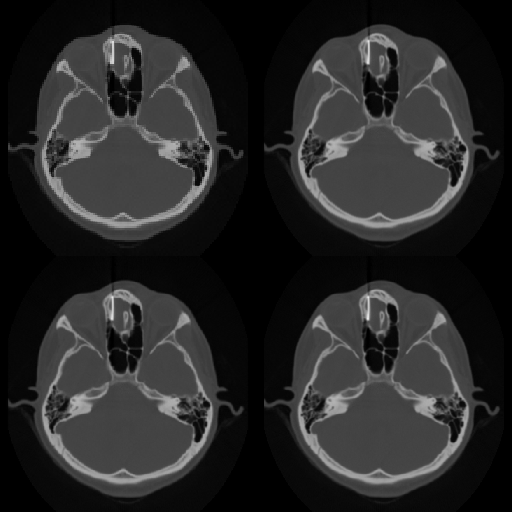

Source code (Python):
#!/usr/bin/env python

# Test vtkImageSincInterpolator SlidingWindow on 2D image with various spacings.

# Factory overrides
import vtkmodules.vtkInteractionStyle  # noqa: F401
import vtkmodules.vtkRenderingFreeType  # noqa: F401
import vtkmodules.vtkRenderingOpenGL2  # noqa: F401

import os

from vtkmodules.vtkCommonCore import VTK_DOUBLE
from vtkmodules.vtkIOImage import vtkPNGReader
from vtkmodules.vtkImagingCore import (
    vtkImageReslice,
    vtkImageSincInterpolator,
)
from vtkmodules.vtkRenderingCore import (
    vtkImageSlice,
    vtkImageSliceMapper,
    vtkRenderWindow,
    vtkRenderWindowInteractor,
    vtkRenderer,
)

# Read image
reader = vtkPNGReader()
data_dir = os.environ.get("VPE_DATA_DIR", os.path.dirname(os.path.abspath(__file__)))

reader.SetFileName(os.path.join(data_dir, "fullhead15.png"))

color_range = [0, 4095]

# Viewport 0 (lower-left): spacing (0.7, 0.8, 1.0)
interpolator_0 = vtkImageSincInterpolator()
interpolator_0.SlidingWindowOn()

reslice_0 = vtkImageReslice()
reslice_0.SetInputConnection(reader.GetOutputPort())
reslice_0.SetInterpolator(interpolator_0)
reslice_0.SetOutputScalarType(VTK_DOUBLE)
reslice_0.SetOutputSpacing(0.7, 0.8, 1.0)

image_mapper_0 = vtkImageSliceMapper()
image_mapper_0.SetInputConnection(reslice_0.GetOutputPort())
image_mapper_0.BorderOn()

image_slice_0 = vtkImageSlice()
image_slice_0.SetMapper(image_mapper_0)
image_slice_0.GetProperty().SetColorWindow(color_range[1] - color_range[0])
image_slice_0.GetProperty().SetColorLevel(0.5 * (color_range[0] + color_range[1]))
image_slice_0.GetProperty().SetInterpolationTypeToNearest()

renderer_0 = vtkRenderer()
renderer_0.AddViewProp(image_slice_0)
renderer_0.SetBackground(0.0, 0.0, 0.0)
renderer_0.SetViewport(0.0, 0.0, 0.5, 0.5)

# Viewport 1 (lower-right): spacing (1.0, 0.8, 1.0)
interpolator_1 = vtkImageSincInterpolator()
interpolator_1.SlidingWindowOn()

reslice_1 = vtkImageReslice()
reslice_1.SetInputConnection(reader.GetOutputPort())
reslice_1.SetInterpolator(interpolator_1)
reslice_1.SetOutputScalarType(VTK_DOUBLE)
reslice_1.SetOutputSpacing(1.0, 0.8, 1.0)

image_mapper_1 = vtkImageSliceMapper()
image_mapper_1.SetInputConnection(reslice_1.GetOutputPort())
image_mapper_1.BorderOn()

image_slice_1 = vtkImageSlice()
image_slice_1.SetMapper(image_mapper_1)
image_slice_1.GetProperty().SetColorWindow(color_range[1] - color_range[0])
image_slice_1.GetProperty().SetColorLevel(0.5 * (color_range[0] + color_range[1]))
image_slice_1.GetProperty().SetInterpolationTypeToNearest()

renderer_1 = vtkRenderer()
renderer_1.AddViewProp(image_slice_1)
renderer_1.SetBackground(0.0, 0.0, 0.0)
renderer_1.SetViewport(0.5, 0.0, 1.0, 0.5)

# Viewport 2 (upper-left): spacing (1.7, 1.8, 1.0)
interpolator_2 = vtkImageSincInterpolator()
interpolator_2.SlidingWindowOn()

reslice_2 = vtkImageReslice()
reslice_2.SetInputConnection(reader.GetOutputPort())
reslice_2.SetInterpolator(interpolator_2)
reslice_2.SetOutputScalarType(VTK_DOUBLE)
reslice_2.SetOutputSpacing(1.7, 1.8, 1.0)

image_mapper_2 = vtkImageSliceMapper()
image_mapper_2.SetInputConnection(reslice_2.GetOutputPort())
image_mapper_2.BorderOn()

image_slice_2 = vtkImageSlice()
image_slice_2.SetMapper(image_mapper_2)
image_slice_2.GetProperty().SetColorWindow(color_range[1] - color_range[0])
image_slice_2.GetProperty().SetColorLevel(0.5 * (color_range[0] + color_range[1]))
image_slice_2.GetProperty().SetInterpolationTypeToNearest()

renderer_2 = vtkRenderer()
renderer_2.AddViewProp(image_slice_2)
renderer_2.SetBackground(0.0, 0.0, 0.0)
renderer_2.SetViewport(0.0, 0.5, 0.5, 1.0)

# Viewport 3 (upper-right): spacing (0.7, 1.0, 1.0)
interpolator_3 = vtkImageSincInterpolator()
interpolator_3.SlidingWindowOn()

reslice_3 = vtkImageReslice()
reslice_3.SetInputConnection(reader.GetOutputPort())
reslice_3.SetInterpolator(interpolator_3)
reslice_3.SetOutputScalarType(VTK_DOUBLE)
reslice_3.SetOutputSpacing(0.7, 1.0, 1.0)

image_mapper_3 = vtkImageSliceMapper()
image_mapper_3.SetInputConnection(reslice_3.GetOutputPort())
image_mapper_3.BorderOn()

image_slice_3 = vtkImageSlice()
image_slice_3.SetMapper(image_mapper_3)
image_slice_3.GetProperty().SetColorWindow(color_range[1] - color_range[0])
image_slice_3.GetProperty().SetColorLevel(0.5 * (color_range[0] + color_range[1]))
image_slice_3.GetProperty().SetInterpolationTypeToNearest()

renderer_3 = vtkRenderer()
renderer_3.AddViewProp(image_slice_3)
renderer_3.SetBackground(0.0, 0.0, 0.0)
renderer_3.SetViewport(0.5, 0.5, 1.0, 1.0)

# Window
render_window = vtkRenderWindow()
render_window.AddRenderer(renderer_0)
render_window.AddRenderer(renderer_1)
render_window.AddRenderer(renderer_2)
render_window.AddRenderer(renderer_3)
render_window.SetSize(512, 512)
render_window.SetWindowName("image interpolate sliding window2d")

# Scene
bounds_0 = image_mapper_0.GetBounds()
point_0 = [0.5 * (bounds_0[0] + bounds_0[1]), 0.5 * (bounds_0[2] + bounds_0[3]), 0.5 * (bounds_0[4] + bounds_0[5])]
camera_0 = renderer_0.GetActiveCamera()
camera_0.SetFocalPoint(point_0)
point_0[image_mapper_0.GetOrientation()] += 500.0
camera_0.SetPosition(point_0)
camera_0.SetViewUp(0.0, 1.0, 0.0)
camera_0.ParallelProjectionOn()
camera_0.SetParallelScale(128)

bounds_1 = image_mapper_1.GetBounds()
point_1 = [0.5 * (bounds_1[0] + bounds_1[1]), 0.5 * (bounds_1[2] + bounds_1[3]), 0.5 * (bounds_1[4] + bounds_1[5])]
camera_1 = renderer_1.GetActiveCamera()
camera_1.SetFocalPoint(point_1)
point_1[image_mapper_1.GetOrientation()] += 500.0
camera_1.SetPosition(point_1)
camera_1.SetViewUp(0.0, 1.0, 0.0)
camera_1.ParallelProjectionOn()
camera_1.SetParallelScale(128)

bounds_2 = image_mapper_2.GetBounds()
point_2 = [0.5 * (bounds_2[0] + bounds_2[1]), 0.5 * (bounds_2[2] + bounds_2[3]), 0.5 * (bounds_2[4] + bounds_2[5])]
camera_2 = renderer_2.GetActiveCamera()
camera_2.SetFocalPoint(point_2)
point_2[image_mapper_2.GetOrientation()] += 500.0
camera_2.SetPosition(point_2)
camera_2.SetViewUp(0.0, 1.0, 0.0)
camera_2.ParallelProjectionOn()
camera_2.SetParallelScale(128)

bounds_3 = image_mapper_3.GetBounds()
point_3 = [0.5 * (bounds_3[0] + bounds_3[1]), 0.5 * (bounds_3[2] + bounds_3[3]), 0.5 * (bounds_3[4] + bounds_3[5])]
camera_3 = renderer_3.GetActiveCamera()
camera_3.SetFocalPoint(point_3)
point_3[image_mapper_3.GetOrientation()] += 500.0
camera_3.SetPosition(point_3)
camera_3.SetViewUp(0.0, 1.0, 0.0)
camera_3.ParallelProjectionOn()
camera_3.SetParallelScale(128)

# Interactor
interactor = vtkRenderWindowInteractor()
interactor.SetRenderWindow(render_window)

interactor.Initialize()
interactor.Start()
